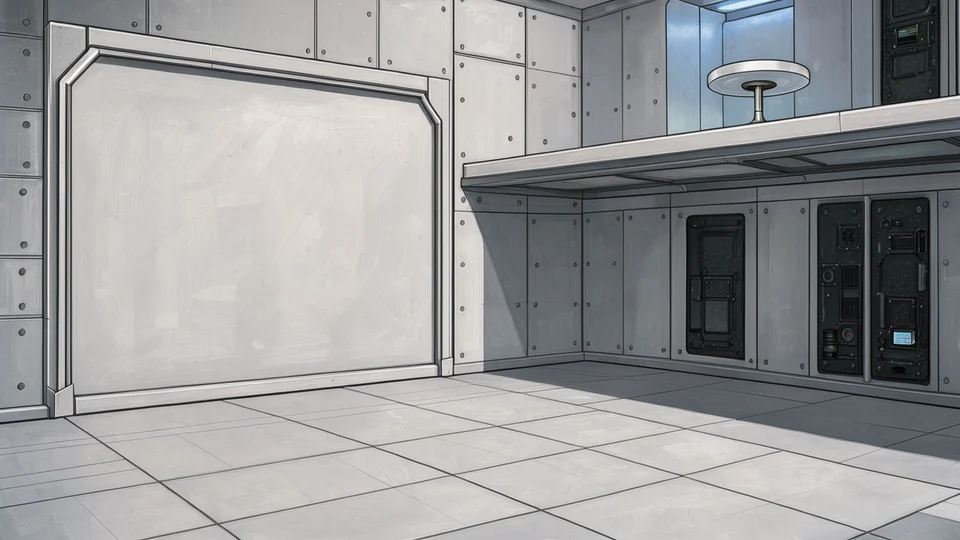
#> input picture assets/pointclick/s2/d_test28b.webp, 960 x 540 px
$ python -i s2_assets.py   (imports and definitions only)
#> lines starting #> are read from the running program, lines starting #| are printed output that depends on the picture; after the words box and inside, x2 and y2 are one past the last pixel; in counts of white or black regions, pixels touching at a corner belong together
#> further down, picture is the input picture: PIL image 960x540 RGB; mean R, G, B 154.4, 154.9, 155.4
#!/usr/bin/env python3 -I
"""Saison 2 : prépare les images du jeu (pleine couleur, sans palette, densité 2 = 960 × 540).
  sprite <nom> <source.png|jpg> <hauteur_px> [--flip] [--despill[=all]]  fond magenta -> détouré (bord doux), assets/pointclick/s2/spr/<nom>.webp
  decor  <nom> <source>                                 -> 960 × 540 WebP, assets/pointclick/s2/<nom>.webp
  card   <nom> <source>                                 -> vignette d'ouverture 960 × 540 WebP, assets/pointclick/s2/cards/<nom>.webp
Python de FLUX (PIL + numpy) : "~/Modèles IA/FLUX3-Klein/.venv/bin/python" tools/s2_assets.py …"""
import sys, os
import numpy as np
from PIL import Image, ImageFilter
R = os.path.abspath(os.path.join(os.path.dirname(__file__), '..', '..', '..'))
OUT = os.path.join(R, 'assets', 'pointclick', 's2')


def key(im):
    """alpha d'après l'écart au fond (moyenne des quatre coins), trous du sujet bouchés (tout ce qui n'est pas relié au bord)"""
    a = np.asarray(im.convert('RGB')).astype(np.int32); h, w, _ = a.shape
    bg = np.mean([a[2, 2], a[2, w - 3], a[h - 3, 2], a[h - 3, w - 3]], axis=0)
#> bg = [104.2, 109.8, 114.2]
    d = np.abs(a - bg).sum(axis=2) + 2 * np.abs((a[..., 2] - a[..., 1]) - (bg[2] - bg[1]))
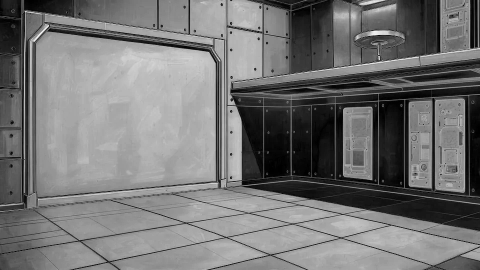
#> d: shape (540, 960) float64 (shown at 1/2 size); min 1.75, max 449.8, mean 207; drawn with min black and max white
    al = np.clip((d - 90) / 90, 0, 1)
    # fond = composante reliée au bord parmi les pixels quasi transparents
    from collections import deque
    bgm = al < 0.5; seen = np.zeros_like(bgm); q = deque()
#> after `bgm = al < 0.5`:
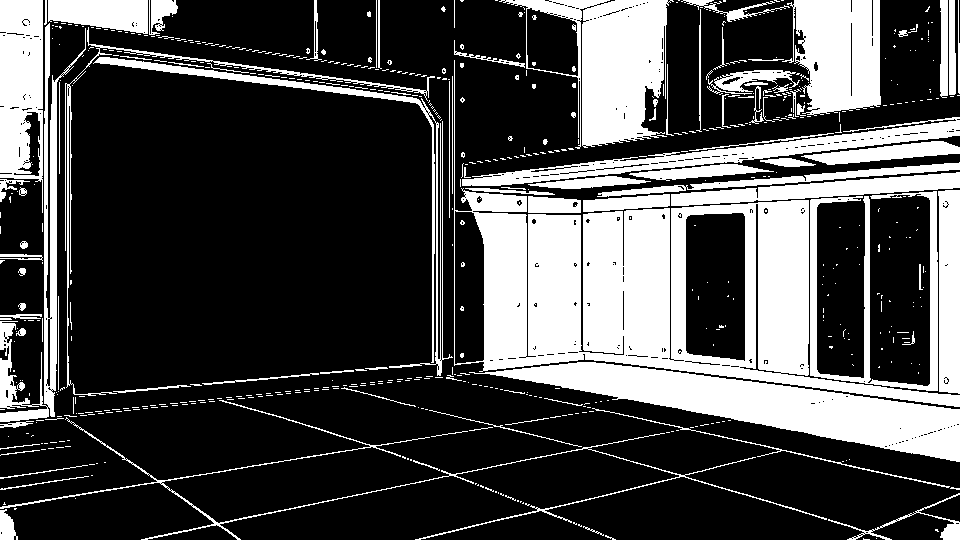
#> bgm: shape (540, 960) bool; 28.8% white; 643 white regions (541 under 20 px), largest, box (x1, y1, x2, y2) and area: (454, 60, 960, 407) 45644, (469, 362, 960, 462) 17327, (499, 0, 674, 149) 12177
    for x in range(w):
        for y in (0, h - 1):
            if bgm[y, x] and not seen[y, x]: seen[y, x] = True; q.append((y, x))
#> seen: shape (540, 960) bool; 0.11% white in thin lines or dots
    for y in range(h):
        for x in (0, w - 1):
            if bgm[y, x] and not seen[y, x]: seen[y, x] = True; q.append((y, x))
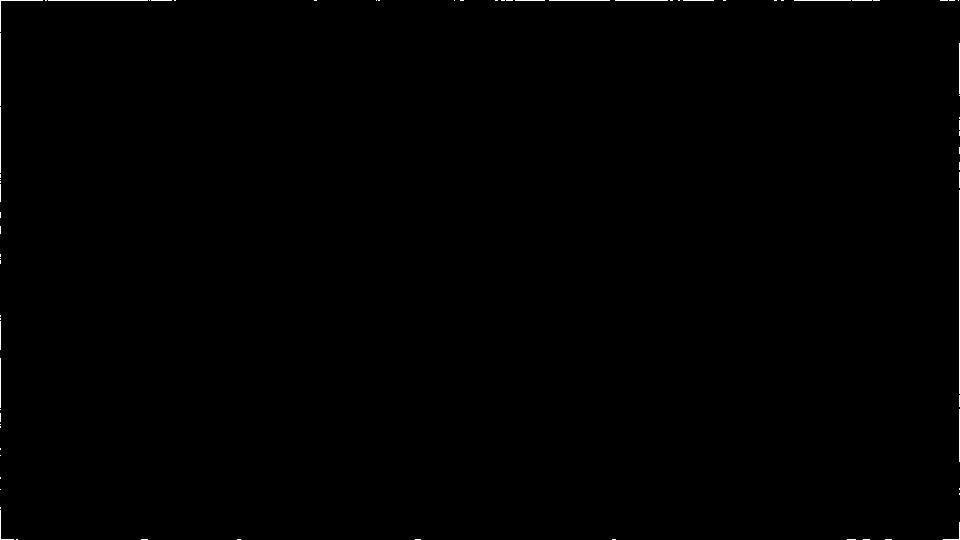
#> seen: shape (540, 960) bool; 0.25% white in thin lines or dots
    while q:
        y, x = q.popleft()
        for dy, dx in ((1, 0), (-1, 0), (0, 1), (0, -1)):
            ny, nx = y + dy, x + dx
            if 0 <= ny < h and 0 <= nx < w and bgm[ny, nx] and not seen[ny, nx]: seen[ny, nx] = True; q.append((ny, nx))
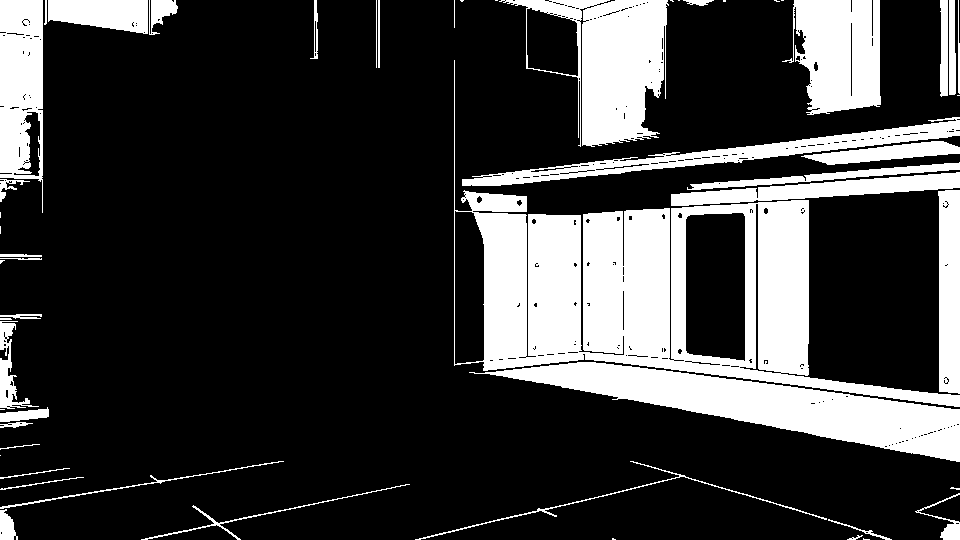
#> seen: shape (540, 960) bool; 23.1% white; 55 white regions (16 under 20 px), largest, box (x1, y1, x2, y2) and area: (454, 60, 960, 407) 45626, (469, 362, 960, 462) 17327, (499, 0, 669, 147) 12134
    hole = ~seen & (al < 0.5)
#> hole: shape (540, 960) bool; 5.8% white; 663 white regions (579 under 20 px), largest, box (x1, y1, x2, y2) and area: (810, 191, 938, 391) 4745, (93, 57, 453, 376) 3946, (44, 23, 86, 417) 3817
    al[hole & (d >= 60)] = 1.0        # trous intérieurs d'une autre couleur que le fond (peau rosée…) : sujet ; les vrais jours (entre bras et corps) restent vides
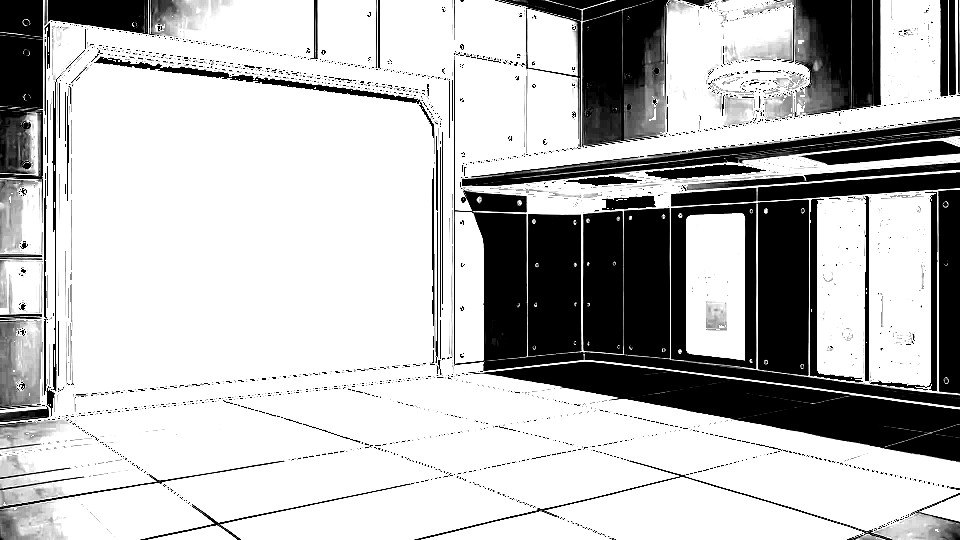
#> al: shape (540, 960) float64; min 0, max 1, mean 0.738
    rgb = a.astype(np.float32)
    # dépollution du magenta sur les bords doux : on retire la part de fond
    m = (al > 0) & (al < 1); k = al[m][:, None]
    rgb[m] = np.clip((rgb[m] - (1 - k) * bg) / np.maximum(k, 0.25), 0, 255)
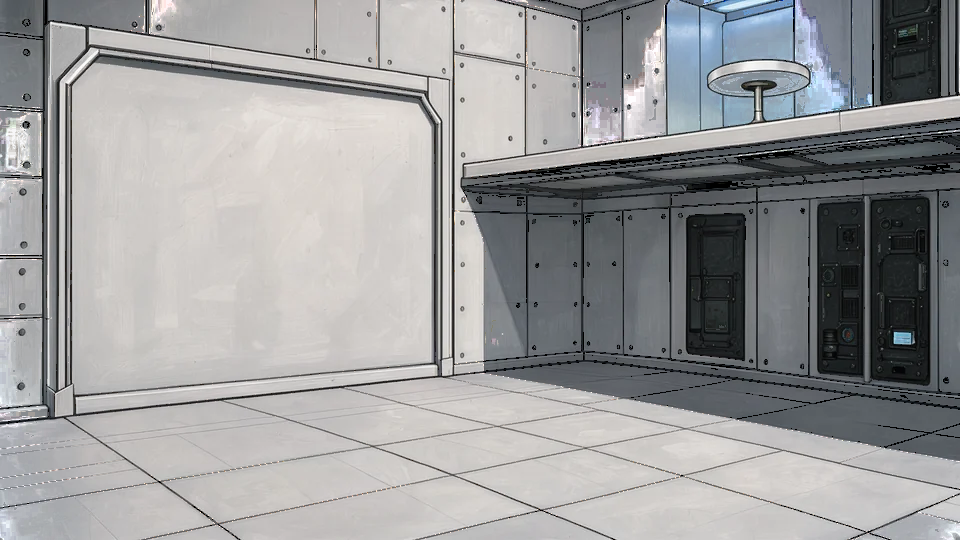
#> rgb: shape (540, 960, 3) float32; mean R, G, B 155.5, 155.8, 156.4
    if DESPILL:   # frange rose : excès de rouge et de bleu sur le vert retiré (bande du bord, ou toute la silhouette avec --despill=all)
        from scipy.ndimage import binary_erosion
        solid = al > 0; zone = solid if DESPILL == 'all' else solid & ~binary_erosion(solid, iterations=4)
        mg = np.minimum(rgb[..., 0], rgb[..., 2]) - rgb[..., 1]; fix = zone & (mg > (4 if DESPILL == 'all' else 12))
        rgb[fix, 0] -= mg[fix] * 0.85; rgb[fix, 2] -= mg[fix] * 0.85; al[zone & (mg > 60)] *= 0.5
        edge = solid & ~binary_erosion(solid, iterations=5); lum = rgb @ np.array([0.3, 0.59, 0.11]); dk = edge & (lum < 110)   # mèches sombres : rouge résiduel du fond plafonné
        rgb[dk, 0] = np.minimum(rgb[dk, 0], np.maximum(rgb[dk, 1], rgb[dk, 2]) * 1.15 + 6)
    out = np.dstack([np.clip(rgb, 0, 255), al * 255]).astype(np.uint8)
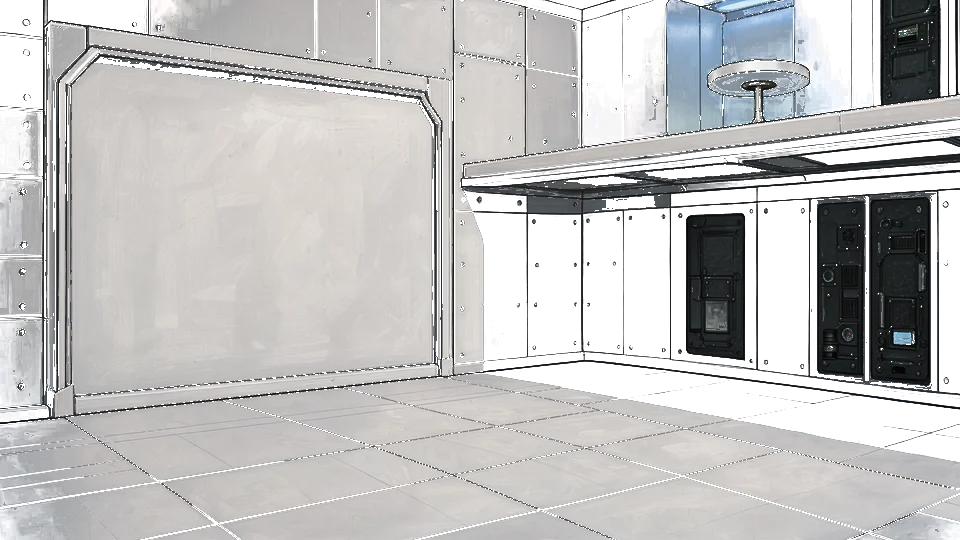
#> out: shape (540, 960, 4); mean R, G, B, A 155.5, 155.8, 156.3, 188; transparent parts drawn white
    return Image.fromarray(out, 'RGBA')


# [17 lines left out: functions sprite, decor, not called in this run]


DESPILL = next((x.split('=', 1)[1] if '=' in x else 'band' for x in sys.argv if x.startswith('--despill')), None)
VIGNETTE = '--vignette' in sys.argv
a = [x for x in sys.argv[1:] if not x.startswith('--despill') and x != '--vignette']
# [3 lines not run here, left out]

>>> from PIL import Image
>>> picture = Image.open('../../../assets/pointclick/s2/d_test28b.webp')
>>> result = key(picture)
